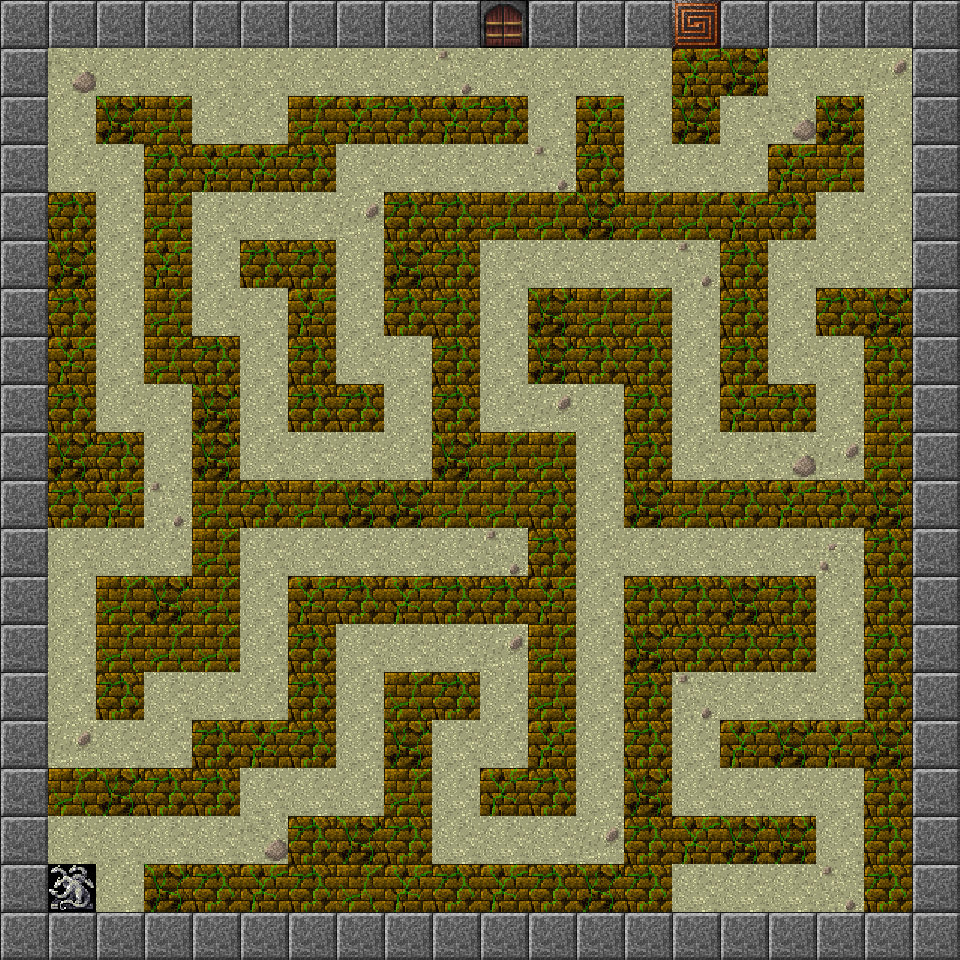

The image is a tile-based game level rendered from a .tmx file. Its description and complete source (layers, tilesets, objects, tile grids) follow:
An orthogonal 20x20 tile map with 48x48 px tiles, 1 tile layer (Capa de Patrones 1) and 4 objects.

<map version="1.2" tiledversion="1.2.3" orientation="orthogonal" renderorder="right-down" width="20" height="20" tilewidth="48" tileheight="48" infinite="0" nextlayerid="5" nextobjectid="6">
 <tileset firstgid="1" source="../conjuntoPatrones/villa48.tsx" />
 <layer id="1" name="Capa de Patrones 1" width="20" height="20">
  <data encoding="csv">
1182,1182,1182,1182,1182,1182,1182,1182,1182,1182,101,1182,1182,1182,1003,1182,1182,1182,1182,1182,
1182,264,259,259,259,259,259,259,259,262,259,259,259,259,889,891,259,259,265,1182,
1182,259,891,888,259,259,888,889,890,889,890,259,889,259,891,259,264,891,259,1182,
1182,259,259,890,889,889,890,259,259,259,259,262,890,259,259,259,889,888,259,1182,
1182,890,259,888,259,259,259,265,890,890,888,888,891,888,888,889,890,259,259,1182,
1182,891,259,889,259,890,890,259,891,890,259,259,259,259,262,890,259,259,259,1182,
1182,890,259,888,259,259,889,259,890,890,259,891,888,888,259,890,259,890,891,1182,
1182,889,259,888,890,259,890,259,259,890,259,891,890,890,259,890,259,259,890,1182,
1182,890,259,259,891,259,890,890,259,890,259,265,259,890,259,889,890,259,888,1182,
1182,891,890,259,891,259,259,259,259,891,888,888,259,890,259,259,264,265,888,1182,
1182,890,889,262,888,890,888,891,891,888,888,890,259,891,888,890,889,890,891,1182,
1182,259,259,259,888,259,259,259,259,259,262,890,259,259,259,259,259,263,890,1182,
1182,259,888,891,888,259,889,890,889,890,890,889,259,890,890,891,890,259,890,1182,
1182,259,888,888,888,259,890,259,259,259,265,888,259,891,890,890,890,259,890,1182,
1182,259,890,259,259,259,890,259,888,890,259,888,259,890,262,259,259,259,890,1182,
1182,265,259,259,890,889,890,259,891,259,259,889,259,890,259,889,891,889,891,1182,
1182,888,891,890,890,259,259,259,888,259,889,890,259,891,259,259,259,259,890,1182,
1182,259,259,259,259,264,890,891,890,259,259,259,265,890,889,891,891,259,890,1182,
1182,807,259,891,890,889,890,888,889,890,889,890,891,890,259,259,259,262,890,1182,
1182,1182,1182,1182,1182,1182,1182,1182,1182,1182,1182,1182,1182,1182,1182,1182,1182,1182,1182,1182
</data>
 </layer>
 <objectgroup color="#ff0000" id="3" name="colisiones">
  <object id="1" x="96" y="98.6667" width="94.6667" height="46.6667" />
  <object id="3" x="288" y="94.6667" width="237.333" height="49.3333" />
  <object id="4" x="385.333" y="193.333" width="430.667" height="45.3333" />
 </objectgroup>
 <objectgroup color="#00ff00" id="4" name="localizaciones">
  <object id="5" x="477.333" y="1.33333" width="49.3333" height="93.3333" />
 </objectgroup>
</map>
